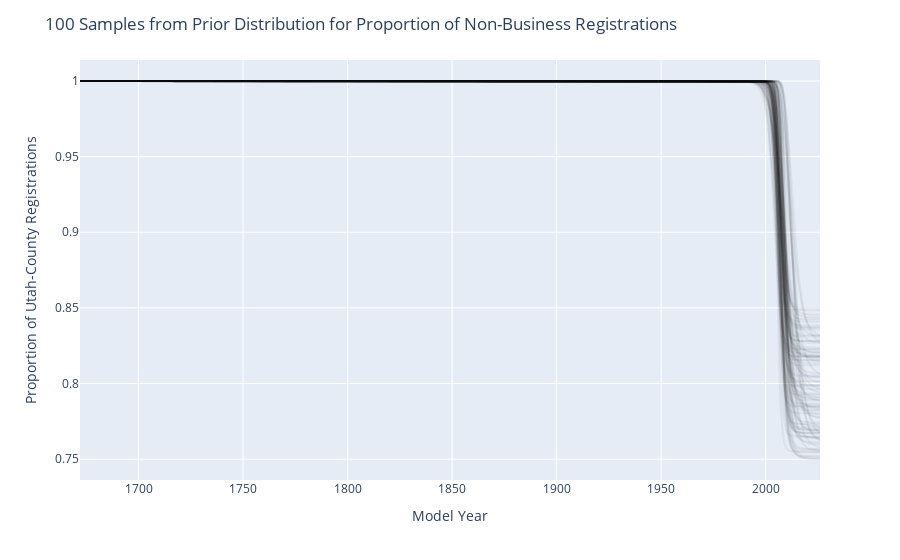

Here is the notebook cell this chart was saved with:
### Code cell
fig = px.line()

for i in range(num_samples):
    y = non_business_regs_samples["regs"][i, :]
    fig.add_trace(
        go.Scatter(
            x=params["t"],
            y=y,
            opacity=0.05,
            mode="lines",
            line = dict(color='black')
        )
    )

fig.update_layout(
    showlegend=False,
    title=f"{num_samples} Samples from Prior Distribution for Proportion of Non-Business Registrations",
    xaxis={"title": "Model Year"},
    yaxis={"title": "Proportion of Utah-County Registrations"}
)

fig.show()

### Figure 1 — Plotly figure (JSON) as saved in the notebook; plotly's stock layout.template omitted (floating-point values rounded to 4 significant figures; data arrays with more than 128 entries replaced by an {"elided": "..."} marker saying what was removed)
{"data": [{"hovertemplate": "<extra></extra>", "legendgroup": "", "line": {"color": "#636efa", "dash": "solid"}, "marker": {"symbol": "circle"}, "mode": "lines", "name": "", "orientation": "v", "showlegend": false, "type": "scatter", "xaxis": "x", "yaxis": "y"}, {"line": {"color": "black"}, "mode": "lines", "opacity": 0.05, "type": "scatter", "x": {"elided": "355 int values"}, "y": {"elided": "355 float values"}}, {"line": {"color": "black"}, "mode": "lines", "opacity": 0.05, "type": "scatter", "x": {"elided": "355 int values"}, "y": {"elided": "355 float values"}}, {"line": {"color": "black"}, "mode": "lines", "opacity": 0.05, "type": "scatter", "x": {"elided": "355 int values"}, "y": {"elided": "355 float values"}}, {"line": {"color": "black"}, "mode": "lines", "opacity": 0.05, "type": "scatter", "x": {"elided": "355 int values"}, "y": {"elided": "355 float values"}}, {"line": {"color": "black"}, "mode": "lines", "opacity": 0.05, "type": "scatter", "x": {"elided": "355 int values"}, "y": {"elided": "355 float values"}}, {"line": {"color": "black"}, "mode": "lines", "opacity": 0.05, "type": "scatter", "x": {"elided": "355 int values"}, "y": {"elided": "355 float values"}}, {"line": {"color": "black"}, "mode": "lines", "opacity": 0.05, "type": "scatter", "x": {"elided": "355 int values"}, "y": {"elided": "355 float values"}}, {"line": {"color": "black"}, "mode": "lines", "opacity": 0.05, "type": "scatter", "x": {"elided": "355 int values"}, "y": {"elided": "355 float values"}}, {"line": {"color": "black"}, "mode": "lines", "opacity": 0.05, "type": "scatter", "x": {"elided": "355 int values"}, "y": {"elided": "355 float values"}}, {"line": {"color": "black"}, "mode": "lines", "opacity": 0.05, "type": "scatter", "x": {"elided": "355 int values"}, "y": {"elided": "355 float values"}}, {"line": {"color": "black"}, "mode": "lines", "opacity": 0.05, "type": "scatter", "x": {"elided": "355 int values"}, "y": {"elided": "355 float values"}}, {"line": {"color": "black"}, "mode": "lines", "opacity": 0.05, "type": "scatter", "x": {"elided": "355 int values"}, "y": {"elided": "355 float values"}}, {"line": {"color": "black"}, "mode": "lines", "opacity": 0.05, "type": "scatter", "x": {"elided": "355 int values"}, "y": {"elided": "355 float values"}}, {"line": {"color": "black"}, "mode": "lines", "opacity": 0.05, "type": "scatter", "x": {"elided": "355 int values"}, "y": {"elided": "355 float values"}}, {"line": {"color": "black"}, "mode": "lines", "opacity": 0.05, "type": "scatter", "x": {"elided": "355 int values"}, "y": {"elided": "355 float values"}}, {"line": {"color": "black"}, "mode": "lines", "opacity": 0.05, "type": "scatter", "x": {"elided": "355 int values"}, "y": {"elided": "355 float values"}}, {"line": {"color": "black"}, "mode": "lines", "opacity": 0.05, "type": "scatter", "x": {"elided": "355 int values"}, "y": {"elided": "355 float values"}}, {"line": {"color": "black"}, "mode": "lines", "opacity": 0.05, "type": "scatter", "x": {"elided": "355 int values"}, "y": {"elided": "355 float values"}}, {"line": {"color": "black"}, "mode": "lines", "opacity": 0.05, "type": "scatter", "x": {"elided": "355 int values"}, "y": {"elided": "355 float values"}}, {"line": {"color": "black"}, "mode": "lines", "opacity": 0.05, "type": "scatter", "x": {"elided": "355 int values"}, "y": {"elided": "355 float values"}}, {"line": {"color": "black"}, "mode": "lines", "opacity": 0.05, "type": "scatter", "x": {"elided": "355 int values"}, "y": {"elided": "355 float values"}}, {"line": {"color": "black"}, "mode": "lines", "opacity": 0.05, "type": "scatter", "x": {"elided": "355 int values"}, "y": {"elided": "355 float values"}}, {"line": {"color": "black"}, "mode": "lines", "opacity": 0.05, "type": "scatter", "x": {"elided": "355 int values"}, "y": {"elided": "355 float values"}}, {"line": {"color": "black"}, "mode": "lines", "opacity": 0.05, "type": "scatter", "x": {"elided": "355 int values"}, "y": {"elided": "355 float values"}}, {"line": {"color": "black"}, "mode": "lines", "opacity": 0.05, "type": "scatter", "x": {"elided": "355 int values"}, "y": {"elided": "355 float values"}}, {"line": {"color": "black"}, "mode": "lines", "opacity": 0.05, "type": "scatter", "x": {"elided": "355 int values"}, "y": {"elided": "355 float values"}}, {"line": {"color": "black"}, "mode": "lines", "opacity": 0.05, "type": "scatter", "x": {"elided": "355 int values"}, "y": {"elided": "355 float values"}}, {"line": {"color": "black"}, "mode": "lines", "opacity": 0.05, "type": "scatter", "x": {"elided": "355 int values"}, "y": {"elided": "355 float values"}}, {"line": {"color": "black"}, "mode": "lines", "opacity": 0.05, "type": "scatter", "x": {"elided": "355 int values"}, "y": {"elided": "355 float values"}}, {"line": {"color": "black"}, "mode": "lines", "opacity": 0.05, "type": "scatter", "x": {"elided": "355 int values"}, "y": {"elided": "355 float values"}}, {"line": {"color": "black"}, "mode": "lines", "opacity": 0.05, "type": "scatter", "x": {"elided": "355 int values"}, "y": {"elided": "355 float values"}}, {"line": {"color": "black"}, "mode": "lines", "opacity": 0.05, "type": "scatter", "x": {"elided": "355 int values"}, "y": {"elided": "355 float values"}}, {"line": {"color": "black"}, "mode": "lines", "opacity": 0.05, "type": "scatter", "x": {"elided": "355 int values"}, "y": {"elided": "355 float values"}}, {"line": {"color": "black"}, "mode": "lines", "opacity": 0.05, "type": "scatter", "x": {"elided": "355 int values"}, "y": {"elided": "355 float values"}}, {"line": {"color": "black"}, "mode": "lines", "opacity": 0.05, "type": "scatter", "x": {"elided": "355 int values"}, "y": {"elided": "355 float values"}}, {"line": {"color": "black"}, "mode": "lines", "opacity": 0.05, "type": "scatter", "x": {"elided": "355 int values"}, "y": {"elided": "355 float values"}}, {"line": {"color": "black"}, "mode": "lines", "opacity": 0.05, "type": "scatter", "x": {"elided": "355 int values"}, "y": {"elided": "355 float values"}}, {"line": {"color": "black"}, "mode": "lines", "opacity": 0.05, "type": "scatter", "x": {"elided": "355 int values"}, "y": {"elided": "355 float values"}}, {"line": {"color": "black"}, "mode": "lines", "opacity": 0.05, "type": "scatter", "x": {"elided": "355 int values"}, "y": {"elided": "355 float values"}}, {"line": {"color": "black"}, "mode": "lines", "opacity": 0.05, "type": "scatter", "x": {"elided": "355 int values"}, "y": {"elided": "355 float values"}}, {"line": {"color": "black"}, "mode": "lines", "opacity": 0.05, "type": "scatter", "x": {"elided": "355 int values"}, "y": {"elided": "355 float values"}}, {"line": {"color": "black"}, "mode": "lines", "opacity": 0.05, "type": "scatter", "x": {"elided": "355 int values"}, "y": {"elided": "355 float values"}}, {"line": {"color": "black"}, "mode": "lines", "opacity": 0.05, "type": "scatter", "x": {"elided": "355 int values"}, "y": {"elided": "355 float values"}}, {"line": {"color": "black"}, "mode": "lines", "opacity": 0.05, "type": "scatter", "x": {"elided": "355 int values"}, "y": {"elided": "355 float values"}}, {"line": {"color": "black"}, "mode": "lines", "opacity": 0.05, "type": "scatter", "x": {"elided": "355 int values"}, "y": {"elided": "355 float values"}}, {"line": {"color": "black"}, "mode": "lines", "opacity": 0.05, "type": "scatter", "x": {"elided": "355 int values"}, "y": {"elided": "355 float values"}}, {"line": {"color": "black"}, "mode": "lines", "opacity": 0.05, "type": "scatter", "x": {"elided": "355 int values"}, "y": {"elided": "355 float values"}}, {"line": {"color": "black"}, "mode": "lines", "opacity": 0.05, "type": "scatter", "x": {"elided": "355 int values"}, "y": {"elided": "355 float values"}}, {"line": {"color": "black"}, "mode": "lines", "opacity": 0.05, "type": "scatter", "x": {"elided": "355 int values"}, "y": {"elided": "355 float values"}}, {"line": {"color": "black"}, "mode": "lines", "opacity": 0.05, "type": "scatter", "x": {"elided": "355 int values"}, "y": {"elided": "355 float values"}}, {"line": {"color": "black"}, "mode": "lines", "opacity": 0.05, "type": "scatter", "x": {"elided": "355 int values"}, "y": {"elided": "355 float values"}}, {"line": {"color": "black"}, "mode": "lines", "opacity": 0.05, "type": "scatter", "x": {"elided": "355 int values"}, "y": {"elided": "355 float values"}}, {"line": {"color": "black"}, "mode": "lines", "opacity": 0.05, "type": "scatter", "x": {"elided": "355 int values"}, "y": {"elided": "355 float values"}}, {"line": {"color": "black"}, "mode": "lines", "opacity": 0.05, "type": "scatter", "x": {"elided": "355 int values"}, "y": {"elided": "355 float values"}}, {"line": {"color": "black"}, "mode": "lines", "opacity": 0.05, "type": "scatter", "x": {"elided": "355 int values"}, "y": {"elided": "355 float values"}}, {"line": {"color": "black"}, "mode": "lines", "opacity": 0.05, "type": "scatter", "x": {"elided": "355 int values"}, "y": {"elided": "355 float values"}}, {"line": {"color": "black"}, "mode": "lines", "opacity": 0.05, "type": "scatter", "x": {"elided": "355 int values"}, "y": {"elided": "355 float values"}}, {"line": {"color": "black"}, "mode": "lines", "opacity": 0.05, "type": "scatter", "x": {"elided": "355 int values"}, "y": {"elided": "355 float values"}}, {"line": {"color": "black"}, "mode": "lines", "opacity": 0.05, "type": "scatter", "x": {"elided": "355 int values"}, "y": {"elided": "355 float values"}}, {"line": {"color": "black"}, "mode": "lines", "opacity": 0.05, "type": "scatter", "x": {"elided": "355 int values"}, "y": {"elided": "355 float values"}}, {"line": {"color": "black"}, "mode": "lines", "opacity": 0.05, "type": "scatter", "x": {"elided": "355 int values"}, "y": {"elided": "355 float values"}}, {"line": {"color": "black"}, "mode": "lines", "opacity": 0.05, "type": "scatter", "x": {"elided": "355 int values"}, "y": {"elided": "355 float values"}}, {"line": {"color": "black"}, "mode": "lines", "opacity": 0.05, "type": "scatter", "x": {"elided": "355 int values"}, "y": {"elided": "355 float values"}}, {"line": {"color": "black"}, "mode": "lines", "opacity": 0.05, "type": "scatter", "x": {"elided": "355 int values"}, "y": {"elided": "355 float values"}}, {"line": {"color": "black"}, "mode": "lines", "opacity": 0.05, "type": "scatter", "x": {"elided": "355 int values"}, "y": {"elided": "355 float values"}}, {"line": {"color": "black"}, "mode": "lines", "opacity": 0.05, "type": "scatter", "x": {"elided": "355 int values"}, "y": {"elided": "355 float values"}}, {"line": {"color": "black"}, "mode": "lines", "opacity": 0.05, "type": "scatter", "x": {"elided": "355 int values"}, "y": {"elided": "355 float values"}}, {"line": {"color": "black"}, "mode": "lines", "opacity": 0.05, "type": "scatter", "x": {"elided": "355 int values"}, "y": {"elided": "355 float values"}}, {"line": {"color": "black"}, "mode": "lines", "opacity": 0.05, "type": "scatter", "x": {"elided": "355 int values"}, "y": {"elided": "355 float values"}}, {"line": {"color": "black"}, "mode": "lines", "opacity": 0.05, "type": "scatter", "x": {"elided": "355 int values"}, "y": {"elided": "355 float values"}}, {"line": {"color": "black"}, "mode": "lines", "opacity": 0.05, "type": "scatter", "x": {"elided": "355 int values"}, "y": {"elided": "355 float values"}}, {"line": {"color": "black"}, "mode": "lines", "opacity": 0.05, "type": "scatter", "x": {"elided": "355 int values"}, "y": {"elided": "355 float values"}}, {"line": {"color": "black"}, "mode": "lines", "opacity": 0.05, "type": "scatter", "x": {"elided": "355 int values"}, "y": {"elided": "355 float values"}}, {"line": {"color": "black"}, "mode": "lines", "opacity": 0.05, "type": "scatter", "x": {"elided": "355 int values"}, "y": {"elided": "355 float values"}}, {"line": {"color": "black"}, "mode": "lines", "opacity": 0.05, "type": "scatter", "x": {"elided": "355 int values"}, "y": {"elided": "355 float values"}}, {"line": {"color": "black"}, "mode": "lines", "opacity": 0.05, "type": "scatter", "x": {"elided": "355 int values"}, "y": {"elided": "355 float values"}}, {"line": {"color": "black"}, "mode": "lines", "opacity": 0.05, "type": "scatter", "x": {"elided": "355 int values"}, "y": {"elided": "355 float values"}}, {"line": {"color": "black"}, "mode": "lines", "opacity": 0.05, "type": "scatter", "x": {"elided": "355 int values"}, "y": {"elided": "355 float values"}}, {"line": {"color": "black"}, "mode": "lines", "opacity": 0.05, "type": "scatter", "x": {"elided": "355 int values"}, "y": {"elided": "355 float values"}}, {"line": {"color": "black"}, "mode": "lines", "opacity": 0.05, "type": "scatter", "x": {"elided": "355 int values"}, "y": {"elided": "355 float values"}}, {"line": {"color": "black"}, "mode": "lines", "opacity": 0.05, "type": "scatter", "x": {"elided": "355 int values"}, "y": {"elided": "355 float values"}}, {"line": {"color": "black"}, "mode": "lines", "opacity": 0.05, "type": "scatter", "x": {"elided": "355 int values"}, "y": {"elided": "355 float values"}}, {"line": {"color": "black"}, "mode": "lines", "opacity": 0.05, "type": "scatter", "x": {"elided": "355 int values"}, "y": {"elided": "355 float values"}}, {"line": {"color": "black"}, "mode": "lines", "opacity": 0.05, "type": "scatter", "x": {"elided": "355 int values"}, "y": {"elided": "355 float values"}}, {"line": {"color": "black"}, "mode": "lines", "opacity": 0.05, "type": "scatter", "x": {"elided": "355 int values"}, "y": {"elided": "355 float values"}}, {"line": {"color": "black"}, "mode": "lines", "opacity": 0.05, "type": "scatter", "x": {"elided": "355 int values"}, "y": {"elided": "355 float values"}}, {"line": {"color": "black"}, "mode": "lines", "opacity": 0.05, "type": "scatter", "x": {"elided": "355 int values"}, "y": {"elided": "355 float values"}}, {"line": {"color": "black"}, "mode": "lines", "opacity": 0.05, "type": "scatter", "x": {"elided": "355 int values"}, "y": {"elided": "355 float values"}}, {"line": {"color": "black"}, "mode": "lines", "opacity": 0.05, "type": "scatter", "x": {"elided": "355 int values"}, "y": {"elided": "355 float values"}}, {"line": {"color": "black"}, "mode": "lines", "opacity": 0.05, "type": "scatter", "x": {"elided": "355 int values"}, "y": {"elided": "355 float values"}}, {"line": {"color": "black"}, "mode": "lines", "opacity": 0.05, "type": "scatter", "x": {"elided": "355 int values"}, "y": {"elided": "355 float values"}}, {"line": {"color": "black"}, "mode": "lines", "opacity": 0.05, "type": "scatter", "x": {"elided": "355 int values"}, "y": {"elided": "355 float values"}}, {"line": {"color": "black"}, "mode": "lines", "opacity": 0.05, "type": "scatter", "x": {"elided": "355 int values"}, "y": {"elided": "355 float values"}}, {"line": {"color": "black"}, "mode": "lines", "opacity": 0.05, "type": "scatter", "x": {"elided": "355 int values"}, "y": {"elided": "355 float values"}}, {"line": {"color": "black"}, "mode": "lines", "opacity": 0.05, "type": "scatter", "x": {"elided": "355 int values"}, "y": {"elided": "355 float values"}}, {"line": {"color": "black"}, "mode": "lines", "opacity": 0.05, "type": "scatter", "x": {"elided": "355 int values"}, "y": {"elided": "355 float values"}}, {"line": {"color": "black"}, "mode": "lines", "opacity": 0.05, "type": "scatter", "x": {"elided": "355 int values"}, "y": {"elided": "355 float values"}}, {"line": {"color": "black"}, "mode": "lines", "opacity": 0.05, "type": "scatter", "x": {"elided": "355 int values"}, "y": {"elided": "355 float values"}}, {"line": {"color": "black"}, "mode": "lines", "opacity": 0.05, "type": "scatter", "x": {"elided": "355 int values"}, "y": {"elided": "355 float values"}}, {"line": {"color": "black"}, "mode": "lines", "opacity": 0.05, "type": "scatter", "x": {"elided": "355 int values"}, "y": {"elided": "355 float values"}}], "layout": {"legend": {"tracegroupgap": 0}, "margin": {"t": 60}, "showlegend": false, "title": {"text": "100 Samples from Prior Distribution for Proportion of Non-Business Registrations"}, "xaxis": {"anchor": "y", "domain": [0, 1], "title": {"text": "Model Year"}}, "yaxis": {"anchor": "x", "domain": [0, 1], "title": {"text": "Proportion of Utah-County Registrations"}}}}
